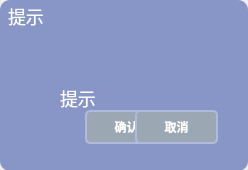
<?xml version="1.0" encoding="UTF-8"?>
<ui version="4.0">
 <class>MessageBoxDlg</class>
 <widget class="QDialog" name="MessageBoxDlg">
  <property name="geometry">
   <rect>
    <x>0</x>
    <y>0</y>
    <width>248</width>
    <height>170</height>
   </rect>
  </property>
  <property name="windowTitle">
   <string>Dialog</string>
  </property>
  <property name="styleSheet">
   <string notr="true">
QWidget#widget
{
	background-color: rgb(135, 150, 199);;
	font-size:18px;
	color: rgb(70, 79, 97);
	font-family:Microsoft Yahei;
}
QDateTimeEdit
{
	border-color: rgb(63, 63, 63);

}
QLabel
{
  	font-size:18px;
	color: rgb(63, 63, 63);
	font-family:Microsoft Yahei;
}
QPushButton
{
	background-color: rgb(155, 167, 179);
	font:bold;
	border-color: rgb(176, 186, 221);
	border-width: 2px;
    border-style: solid;
border-radius:5px;
}

QPushButton:hover
{
   border-color: rgb(255, 255, 255);
}
QPushButton:pressed
{
   border-color: rgb(255, 255, 255);
}



QScrollBar:vertical
{
    width:17px;
    background:rgba(0,0,0,0%);
    margin:0px,0px,0px,0px;
    padding-top:17px;
    padding-bottom:17px;
}

QScrollBar::handle:vertical
{
    width:17px;
    background:rgba(0,0,0,25%);
    border-radius:4px;
    min-height:20;
}

QScrollBar::handle:vertical:hover
{
    width:17px;
    background:rgba(0,0,0,50%);
    border-radius:4px;
    min-height:20;
}

QScrollBar::add-line:vertical
{
    height:17px;width:17px;
    border-image:url(:/icon/res/scroll_down_normal.png);
    subcontrol-position:bottom;
}

QScrollBar::sub-line:vertical
{
    height:17px;width:17px;
    border-image:url(:/icon/res/scroll_up_normal.png);
    subcontrol-position:top;
}
QScrollBar::add-line:vertical:hover
{
	height:17px;width:17px;
    border-image:url(:/icon/res/scroll_down_click.png);
    subcontrol-position:bottom;
}
QScrollBar::sub-line:vertical:hover
{
	height:17px;width:17px;
    border-image:url(:/icon/res/scroll_up_click.png);
    subcontrol-position:top;
}
QScrollBar::add-page:vertical,QScrollBar::sub-page:vertical
{
    background:rgba(0,0,0,10%);
    border-radius:4px;
}

QTreeView::item
{
	margin:3px;
}</string>
  </property>
  <widget class="QWidget" name="widget" native="true">
   <property name="geometry">
    <rect>
     <x>0</x>
     <y>0</y>
     <width>248</width>
     <height>171</height>
    </rect>
   </property>
   <property name="styleSheet">
    <string notr="true">QWidget#widget{border-radius:10px;
	color:white;
	}
</string>
   </property>
   <widget class="QPushButton" name="btnOK">
    <property name="geometry">
     <rect>
      <x>85</x>
      <y>110</y>
      <width>83</width>
      <height>34</height>
     </rect>
    </property>
    <property name="styleSheet">
     <string notr="true">QPushButton
{
	color: rgb(255, 255, 255);
	font: 75 14pt &quot;Microsoft Yahei&quot;;
}
QPushButton{border-image:url(:/icon/res/button-normal.png);}
QPushButton:hover{border-image:url(:/icon/res/button-move.png);}
QPushButton:pressed{border-image:url(:/icon/res/button-click.png);}</string>
    </property>
    <property name="text">
     <string>确认</string>
    </property>
   </widget>
   <widget class="QLabel" name="lblTitle">
    <property name="geometry">
     <rect>
      <x>8</x>
      <y>1</y>
      <width>61</width>
      <height>31</height>
     </rect>
    </property>
    <property name="font">
     <font>
      <family>Microsoft Yahei</family>
      <pointsize>-1</pointsize>
     </font>
    </property>
    <property name="styleSheet">
     <string notr="true">color: rgb(255, 255, 255);</string>
    </property>
    <property name="text">
     <string>提示</string>
    </property>
    <property name="textFormat">
     <enum>Qt::AutoText</enum>
    </property>
    <property name="alignment">
     <set>Qt::AlignLeading|Qt::AlignLeft|Qt::AlignVCenter</set>
    </property>
   </widget>
   <widget class="QLabel" name="lblMessage">
    <property name="geometry">
     <rect>
      <x>60</x>
      <y>38</y>
      <width>160</width>
      <height>120</height>
     </rect>
    </property>
    <property name="font">
     <font>
      <family>Microsoft Yahei</family>
      <pointsize>-1</pointsize>
     </font>
    </property>
    <property name="styleSheet">
     <string notr="true">color: rgb(255, 255, 255);</string>
    </property>
    <property name="text">
     <string>提示</string>
    </property>
    <property name="textFormat">
     <enum>Qt::AutoText</enum>
    </property>
    <property name="alignment">
     <set>Qt::AlignLeading|Qt::AlignLeft|Qt::AlignVCenter</set>
    </property>
   </widget>
   <widget class="QLabel" name="label">
    <property name="geometry">
     <rect>
      <x>20</x>
      <y>53</y>
      <width>31</width>
      <height>31</height>
     </rect>
    </property>
    <property name="styleSheet">
     <string notr="true">QLabel#label{background-image: url(:/icon/res/msg_symbol.png);}</string>
    </property>
    <property name="text">
     <string/>
    </property>
   </widget>
   <widget class="QPushButton" name="btnCancel">
    <property name="geometry">
     <rect>
      <x>135</x>
      <y>110</y>
      <width>83</width>
      <height>34</height>
     </rect>
    </property>
    <property name="styleSheet">
     <string notr="true">QPushButton
{
	color: rgb(255, 255, 255);
	font: 75 14pt &quot;Microsoft Yahei&quot;;
}
QPushButton{border-image:url(:/icon/res/button-normal.png);}
QPushButton:hover{border-image:url(:/icon/res/button-move.png);}
QPushButton:pressed{border-image:url(:/icon/res/button-click.png);}</string>
    </property>
    <property name="text">
     <string>取消</string>
    </property>
   </widget>
  </widget>
 </widget>
 <resources/>
 <connections/>
</ui>
